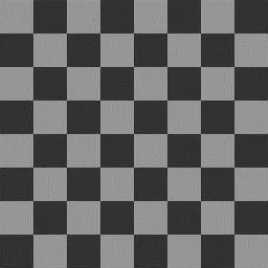
#> input picture 02.jpg, 268 x 268 px, given in place of Lenna.png, which was not available
$ jupyter execute --allow-errors Baptiste_ComputerVision_01_Image_registration_matching.ipynb   (shell and % lines are left out)   (Python 2 division)   (text cells are left out)
#> lines starting #> are read from the running program, lines starting #| are printed output that depends on the picture; after the words box and inside, x2 and y2 are one past the last pixel; in counts of white or black regions, pixels touching at a corner belong together; pictures that were not available may be replaced by others from this repository, and a replacement may not be noted
[cell 1]
import numpy as np
import cv2 as cv
from matplotlib import pyplot as plt

[cell 2]
# donload the image

[cell 3]
#load the image and the search template
img = cv.imread('Lenna.png',0)
#> img is the input picture: shape (268, 268); min 17, max 185, mean 99.8
img2 = img.copy()
template = cv.imread('template.jpeg',0)
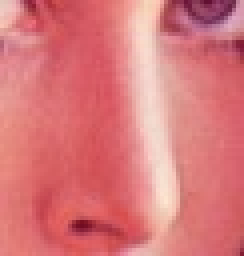
#> input picture template.jpeg, 61 x 64 px (shown 4 times larger)
#> template: shape (64, 61); min 44, max 235, mean 149.3
w, h = template.shape[::-1]
#> w = 61; h = 64

[cell 4]
# Apply template Matching
res = cv.matchTemplate(img,template,cv.TM_SQDIFF)
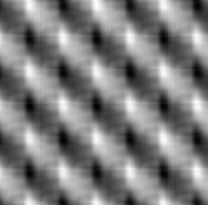
#> res: shape (205, 208) float32; min 20033744, max 25159208, mean 22567876; drawn with min black and max white

# check the map of matching
plt.imshow(res,cmap = 'gray')

[cell 5]
# find the position of the best matching score:
min_val, max_val, min_loc, max_loc = cv.minMaxLoc(res)
#> min_val = 20033744; max_val = 25159208; min_loc = (63, 140); max_loc = (96, 6)

[cell 6]
# If the method is TM_SQDIFF or TM_SQDIFF_NORMED, take minimum
top_left = min_loc
#> top_left = (63, 140)
bottom_right = (top_left[0] + w, top_left[1] + h)
#> bottom_right = (124, 204)
cv.rectangle(img2,top_left, bottom_right, 255, 2)
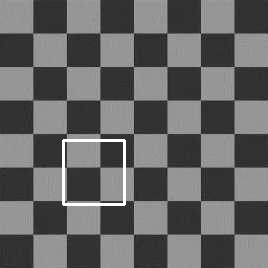
#> img2: shape (268, 268); 1.04% of pixels changed, all inside (x1, y1, x2, y2) = (62, 139, 126, 206)
plt.rcParams["figure.figsize"] = (15,10)
plt.subplot(121), plt.imshow(res,cmap = 'gray')
plt.title('Matching Result'), plt.xticks([]), plt.yticks([])
cv.rectangle(img2,top_left, bottom_right, 255, 2)
plt.subplot(122),plt.imshow(img2,cmap = 'gray')
plt.title('Detected Point'), plt.xticks([]), plt.yticks([])
plt.show()

[cell 7]
# All the 6 methods for comparison in a list

methods = ['cv.TM_CCOEFF', 'cv.TM_CCOEFF_NORMED', 'cv.TM_CCORR',
            'cv.TM_CCORR_NORMED', 'cv.TM_SQDIFF', 'cv.TM_SQDIFF_NORMED']
for meth in methods:
    #
    method = eval(meth)
    # Apply template Matching
    res = cv.matchTemplate(img,template, method)
    min_val, max_val, min_loc, max_loc = cv.minMaxLoc(res)

    # If the method is TM_SQDIFF or TM_SQDIFF_NORMED, take minimum
    if method in [cv.TM_SQDIFF, cv.TM_SQDIFF_NORMED]:
        top_left = min_loc
    else:
        top_left = max_loc
    bottom_right = (top_left[0] + w, top_left[1] + h)
    #
    #
    #
    plt.suptitle(meth)
    plt.show()
#> this loop made 6 passes
#> (min_val, max_val, min_loc, top_left, bottom_right) on passes 1 to 4: (-1288473.9, 1282179.9, (29, 72), (163, 106), (224, 170)), (-0.224, 0.222, (29, 72), (163, 106), (224, 170)), (56829940, 59450880, (162, 134), (196, 67), (257, 131)), (0.859, 0.899, (96, 6), (63, 140), (124, 204))
#> (min_val, max_val, max_loc, top_left, bottom_right) on passes 5 to 6: (20033744, 25159208, (96, 6), (63, 140), (124, 204)), (0.304, 0.38, (163, 139), (63, 140), (124, 204))
#> pass 1, `res = cv.matchTemplate(img,template, method)`:
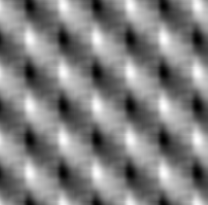
#> res: shape (205, 208) float32; min -1288473.9, max 1282179.9, mean 116.3; drawn with min black and max white
#> pass 3, `res = cv.matchTemplate(img,template, method)`:
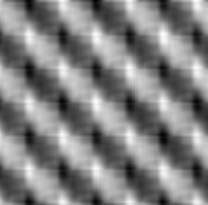
#> res: shape (205, 208) float32; min 56829940, max 59450880, mean 58162560; drawn with min black and max white
#> after the loop:
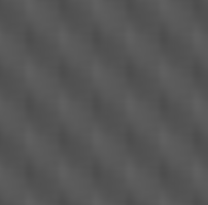
#> res: shape (205, 208) float32; min 0.304, max 0.38, mean 0.341

[cell 8]
# All the 6 methods for comparison in a list
methods = ['cv.TM_CCOEFF', 'cv.TM_CCOEFF_NORMED', 'cv.TM_CCORR',
            'cv.TM_CCORR_NORMED', 'cv.TM_SQDIFF', 'cv.TM_SQDIFF_NORMED']

for meth in methods:
    # Create a copy of the image to draw the rectangle
    img2 = img.copy()

    # Set the method to be used for comparison
    method = eval(meth)

    # Apply template Matching
    res = cv.matchTemplate(img,template,method)

    # Get the location of the minimum and maximum values in the result matrix
    min_val, max_val, min_loc, max_loc = cv.minMaxLoc(res)

    # If the method is TM_SQDIFF or TM_SQDIFF_NORMED, take minimum
    if method in [cv.TM_SQDIFF, cv.TM_SQDIFF_NORMED]:
        top_left = min_loc
    else:
        top_left = max_loc

    # Calculate the bottom right coordinate of the rectangle
    bottom_right = (top_left[0] + w, top_left[1] + h)

    # Draw the rectangle on the image copy
    cv.rectangle(img2, top_left, bottom_right, 255, 2)

    # Display the result
    plt.subplot(121),plt.imshow(res,cmap = 'gray')
    plt.title('Matching Result'), plt.xticks([]), plt.yticks([])
    plt.subplot(122),plt.imshow(img2,cmap = 'gray')
    plt.title('Detected Point'), plt.xticks([]), plt.yticks([])
    plt.suptitle(meth)
    plt.show()
#> this loop made 6 passes
#> pass 1, `plt.show()`:
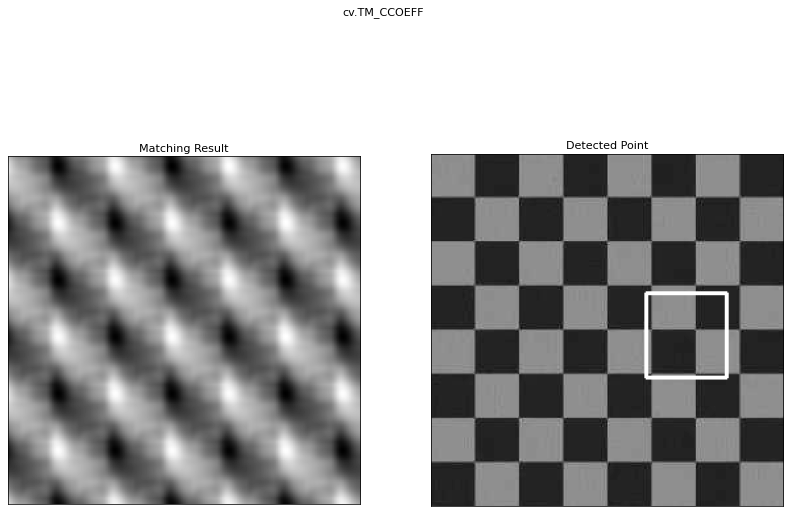
#> figure drawn by matplotlib, 2 panels

[cell 9]
MIN_MATCH_COUNT = 10
img1 = cv.imread('box.png',0)          # queryImage
img2 = cv.imread('box_in_scene.png',0) # trainImage


# Initiate SIFT detector
sift = cv.SIFT_create()


# find the keypoints and descriptors with SIFT
kp1, des1 = sift.detectAndCompute(img1,None)
#> kp1 = 12 keypoints; strongest (x, y, size): (40, 48, 7.9), (42, 6, 3.5), (46, 4, 2.2), (31, 57, 6.4)
kp2, des2 = sift.detectAndCompute(img2,None)
#> kp2 has the same summary as kp1


# #feature matching
FLANN_INDEX_KDTREE = 1
index_params = dict(algorithm = FLANN_INDEX_KDTREE, trees = 5)
search_params = dict(checks = 50)
# The FLANN (Fast Approximate Nearest Neighbors) algorithm is used to quickly find approximate nearest neighbors between the two sets of descriptors
# to calculate the list of preference of each point
flann = cv.FlannBasedMatcher(index_params, search_params)

matches = flann.knnMatch(des1,des2,k=2)
#> matches = 12 matches


# store all the good matches as per Lowe's ratio test.
good = []
coeff = 0.7  # how much point robust infrom the list of good points  try to change

for m,n in matches:
    if m.distance < coeff*n.distance:
        good.append(m)
#> this loop made 12 passes
#> after the loop, good = 12 matches

print(len(good))
#| 12

[cell 10]
if len(good)>MIN_MATCH_COUNT:
    src_pts = np.float32([ kp1[m.queryIdx].pt for m in good ]).reshape(-1,1,2)
#> src_pts = [[4.5, 6.02], [7.63, 9.78], [10.62, 51.07], [22.84, 52.16], [30.94, 56.93], [40.17, 48.07], [41.77, 5.91], [44.79, 42.19], [45.66, 4.38], [46.28, 49.36], [49.66, 8.14], [52.21, 11.24]]
    dst_pts = np.float32([ kp2[m.trainIdx].pt for m in good ]).reshape(-1,1,2)
#> dst_pts has the same summary as src_pts

    # cv2.findHomography is a function in the OpenCV library that computes a homography matrix given a set of corresponding points in two images.
    # The homography matrix is a 3x3 transformation matrix that maps points in one image to the corresponding points in the other image.

    M, mask = cv.findHomography(src_pts, dst_pts, cv.RANSAC,5.0)
#> M = [[1, 1.93e-16, 2.13e-14], [-4.87e-16, 1, 3.91e-14], [-2.07e-17, 2.86e-18, 1]]; mask = [1, 1, 1, 1, 1, 1, 1, 1, 1, 1, 1, 1]
    #that indicates which of the input points were used to compute the homography matrix. It is useful to see if points contain outliers or errors,
    #
    matchesMask = mask.ravel().tolist()
#> matchesMask = [1, 1, 1, 1, 1, 1, 1, 1, 1, 1, 1, 1]
    h,w = img1.shape
    pts = np.float32([ [0,0],[0,h-1],[w-1,h-1],[w-1,0] ]).reshape(-1,1,2)
#> pts = [[0, 0], [0, 63], [60, 63], [60, 0]]
    dst = cv.perspectiveTransform(pts,M)
#> dst = [[2.13e-14, 3.91e-14], [3.35e-14, 63], [60, 63], [60, 9.95e-15]]
    img2 = cv.polylines(img2,[np.int32(dst)],True,255,3, cv.LINE_AA)
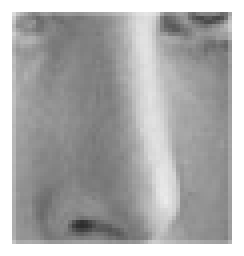
#> img2: shape (64, 61) (shown 4 times larger); min 45, max 255, mean 171.1

else:
    print( "Not enough matches are found - {}/{}".format(len(good), MIN_MATCH_COUNT) )
    matchesMask = None

[cell 11]
draw_params = dict(matchColor = (0,255,0), # draw matches in green color
                   singlePointColor = None,
                   matchesMask = matchesMask, # draw only inliers
                   flags = 2)
#> draw_params = 4 items
img3 = cv.drawMatches(img1,kp1,img2,kp2,good,None,**draw_params)
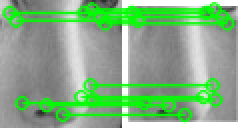
#> img3: shape (64, 122, 3) (shown 2 times larger); mean of channels 0, 1, 2 135, 177.7, 135; drawn as B, G, R

plt.figure(figsize=(20, 9))
plt.imshow(img3, 'gray'),plt.show()

[cell 12]
im_dst = cv.warpPerspective(img1, M, [img2.shape[1],img2.shape[0]])
plt.imshow(im_dst, 'gray'),plt.show()

alpha = 0.5
beta = 1 - alpha
blended = cv.addWeighted(im_dst, alpha, img2, beta, 1.0)
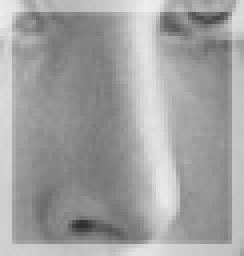
#> blended: shape (64, 61) (shown 4 times larger); min 46, max 238, mean 161.2
plt.imshow(blended, 'gray'),plt.show()
